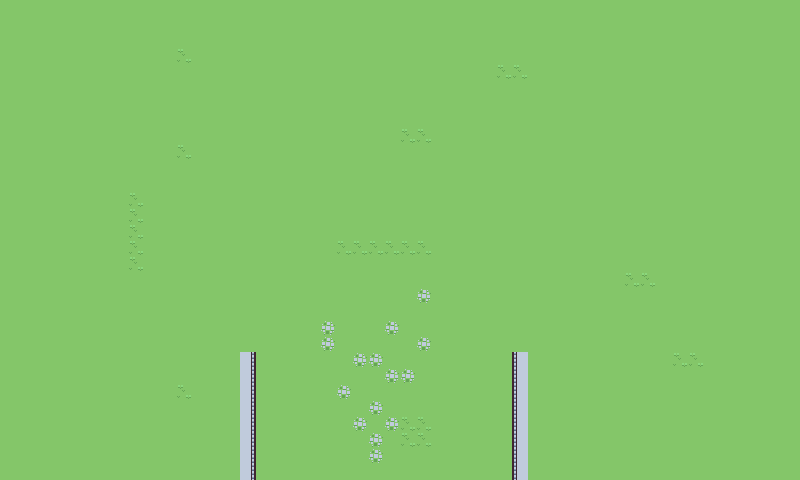

Tiled map render using the project's own tile images. Description and the map definition, with tile-layer contents summarised, below:
An orthogonal 50x30 tile map with 16x16 px tiles, 3 tile layers (background, midground, foreground) and 3 objects (2x entrance, exit).

<map version="1.10" tiledversion="1.10.1" orientation="orthogonal" renderorder="right-down" width="50" height="30" tilewidth="16" tileheight="16" infinite="0" nextlayerid="4" nextobjectid="7">
 <tileset firstgid="1" source="../../../tilesets/tinytown.tsx" />
 <layer id="1" name="background" width="50" height="30">
  <data>[1500 cells, 1500 non-empty, 5 distinct tile ids]</data>
 </layer>
 <objectgroup id="3" name="warps">
  <object id="1" name="from_tinytown" type="entrance" x="304.43" y="317.304" width="159.788" height="52.2529">
   <properties>
    <property name="direction" value="up" />
   </properties>
  </object>
  <object id="4" name="to_tinytown" type="exit" x="255.206" y="399.091" width="256.721" height="80.2726">
   <properties>
    <property name="scene" value="tinytown" />
    <property name="to" value="from_greenforest" />
   </properties>
  </object>
  <object id="6" name="start" type="entrance" x="349.867" y="316.547" width="75.7289" height="53.7675">
   <properties>
    <property name="direction" value="up" />
   </properties>
  </object>
 </objectgroup>
 <layer id="6" name="midground" width="50" height="30">
  <data>[1500 cells, 0 non-empty, 0 distinct tile ids]</data>
 </layer>
 <layer id="6" name="foreground" width="50" height="30">
  <data>[1500 cells, 0 non-empty, 0 distinct tile ids]</data>
 </layer>
</map>
